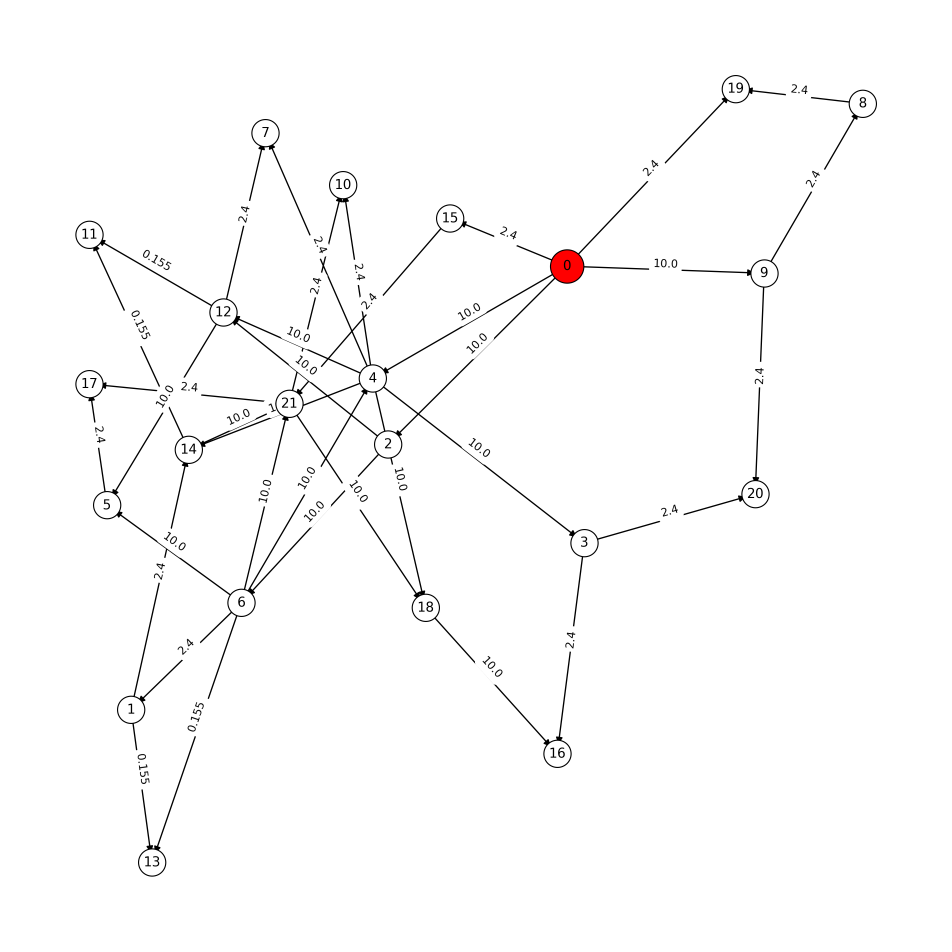
#> input picture pram/GEANT_figs/source_0.png, 2855 x 2855 px, found by its file name (shown at 1/3 size); its folder holds only this picture in this run
$ python prompt.py
#> lines starting #> are read from the running program, lines starting #| are printed output that depends on the picture
import os
from PIL import Image


class PNGLoader:
    """
    A class for loading and managing PNG images from a specified folder.

    This class loads all PNG files from a given folder path, stores them in memory,
    and provides methods to retrieve individual images or all images as a list.

    Args:
        folder_path (str): Path to the directory containing PNG files to load
    """
    def __init__(self, folder_path):
        # Dictionary to store all loaded images with filename as key
#> called with folder_path = './Pram/prompt/GEANT_figs'
        self.images = {}
        self.num_images = 0
        self.all_imgs = None

        # Iterate through the folder and load all PNG files
        for fname in os.listdir(folder_path):
            if fname.lower().endswith(".png"):
                full_path = os.path.join(folder_path, fname)
                # Convert all images to RGB mode for consistency
                self.images[fname] = Image.open(full_path).convert("RGB")
                self.num_images += 1

    def get(self, fname):
        """
        Return the PIL.Image object for a given filename.

        Args:
            fname (str): Filename of the image to retrieve

        Returns:
            PIL.Image or None: The image object if found, None otherwise
        """
        return self.images.get(fname, None)

    def get_all(self, prefix='source', W=128, H=128):
        """
        Retrieve all images as a list, resizing them to specified dimensions.

        Args:
            prefix (str): Prefix for image filenames (default 'source')
            W (int): Width to resize images to (default 128)
            H (int): Height to resize images to (default 128)

        Returns:
            list: List of resized PIL.Image objects
        """
#> called with prefix = 'source', W = 128, H = 128
        if self.all_imgs is not None:
            return self.all_imgs
        else:
            self.all_imgs = []

        for idx in range(self.num_images):
            # print(f'{prefix}_{idx}')
            img = self.get(f'{prefix}_{idx}.png')
            self.all_imgs.append(img.resize((W, H)))
#> after the loop, self.all_imgs = 1 item

        return self.all_imgs


# [203 lines left out: functions prepare_prompt_by_source, prepare_prompt_by_group, not called in this run]


# Example usage
if __name__ == "__main__":
    loader = PNGLoader("./Pram/prompt/GEANT_figs")   # Replace with your folder path
    # img = loader.get("source_0.png")         # Input filename
    all_imgs = loader.get_all()
#> all_imgs = 1 item
    # print(loader.num_images)
    img = all_imgs[0]
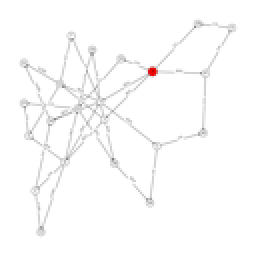
#> img: PIL image 128x128 RGB (shown 2 times larger); mean R, G, B 251.4, 251.2, 251.2
    if img:
        img.show()                          # Display the image
    else:
        print("File not found!")
